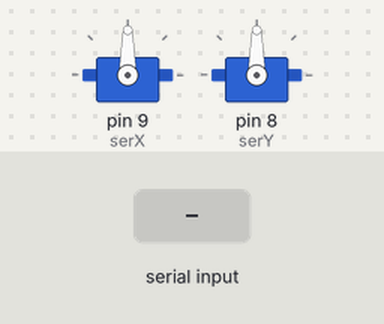
A sketch run on a simulated Arduino Uno, built with avr-gcc and run on an emulated ATmega328P. Shown: 2 × servo. The test bench sets the inputs (shaded band).

Above: at 1.2 s.
1.3 s: "90,45n" received over Serial
At 2.5 s:
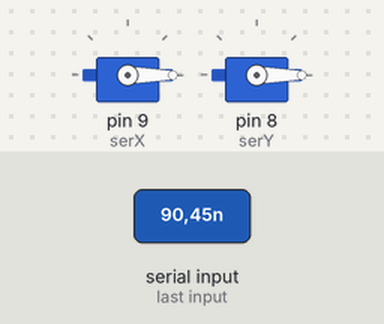
4.3 s: "200n" received over Serial
At 6.7 s:
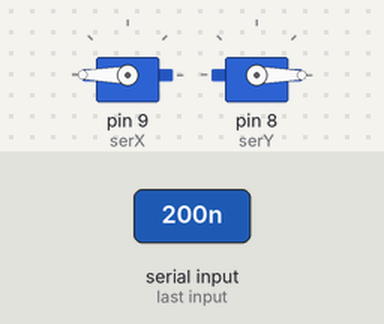
7.3 s: "30,150n" received over Serial
At 7.48 s:
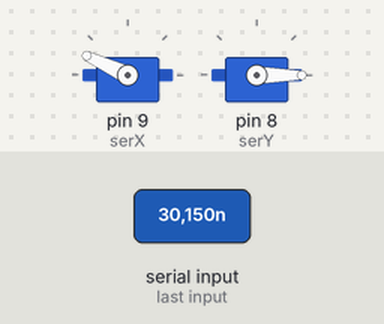
Timing chart, 0 to 10.3 s (numbered marks = the images above; inputs shaded):
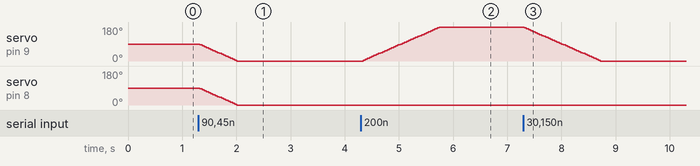

Measured:
- after the input at 1.3 s, servo on pin 9 (serX), servo on pin 8 (serY): moves from 90° to 0° over 0.68 s, starting at once
- after the input at 4.3 s, servo on pin 9 (serX): moves from 0° to 180° over 1.4 s, starting at once
- after the input at 7.3 s, servo on pin 9 (serX): moves from 180° to 0° over 1.4 s, starting at once

The sketch:

Maze.ino
```cpp
/* Leap Motion Maze
  by Bensu Sicim
  This code controls a simple maze game using Leap Motion and servos
  The goal of the game is to put the ball in the pit
*/

#include <Servo.h>
Servo serX,serY;  // create servo objects
int turnX,turnY,pos,xAng,yAng;
int x=90;
int y=90;
String a,b;
int beforeX=0; //set initial positions to 0
int beforeY=0;
void setup() {
  Serial.begin(9600);
  serX.attach(9);  // attach the serX on pin 9
  serY.attach(8); // attach the serY on pin 10
  serX.write(90);
  serY.write(90);
  xAng=90;
  yAng=90;

}
void loop() {
  char buffer[] = {' ',' ',' ',' ',' ',' '}; // receive up to 6 bytes
  if(Serial.available()){
     Serial.readBytesUntil('n', buffer, 6); //read data
     a=String(buffer[0])+String(buffer[1])+String(buffer[2]);
     b=String(buffer[3])+String(buffer[4])+String(buffer[5]);
     x=a.toInt()-100;
     y=b.toInt()-100;
     /*x = (((int)buffer[0])*100+((int)buffer[1])*10+((int)buffer[2]))-100; //get the first 3 digits of buffer and convert them into int
     y = (((int)buffer[3])*100+((int)buffer[4])*10+((int)buffer[2]))-100; //get the second 3 digits " " " " " " " " */
  }
     if(x>90){
       xAng+=5;
     }
     else if(x<90){
       xAng-=5;
     }

     if(y>90){
       yAng+=5;
     }
     else if(y<90){
       yAng-=5;
     }
     if(xAng<=0){
       xAng=0;
     }
     else if(xAng>=180){
       xAng=180;
     }
     if(yAng<=0){
       yAng=0;
     }
     else if(yAng>=180){
       yAng=180;
     }
     serX.write(xAng);
     serY.write(yAng);
     delay(40);
}
```
